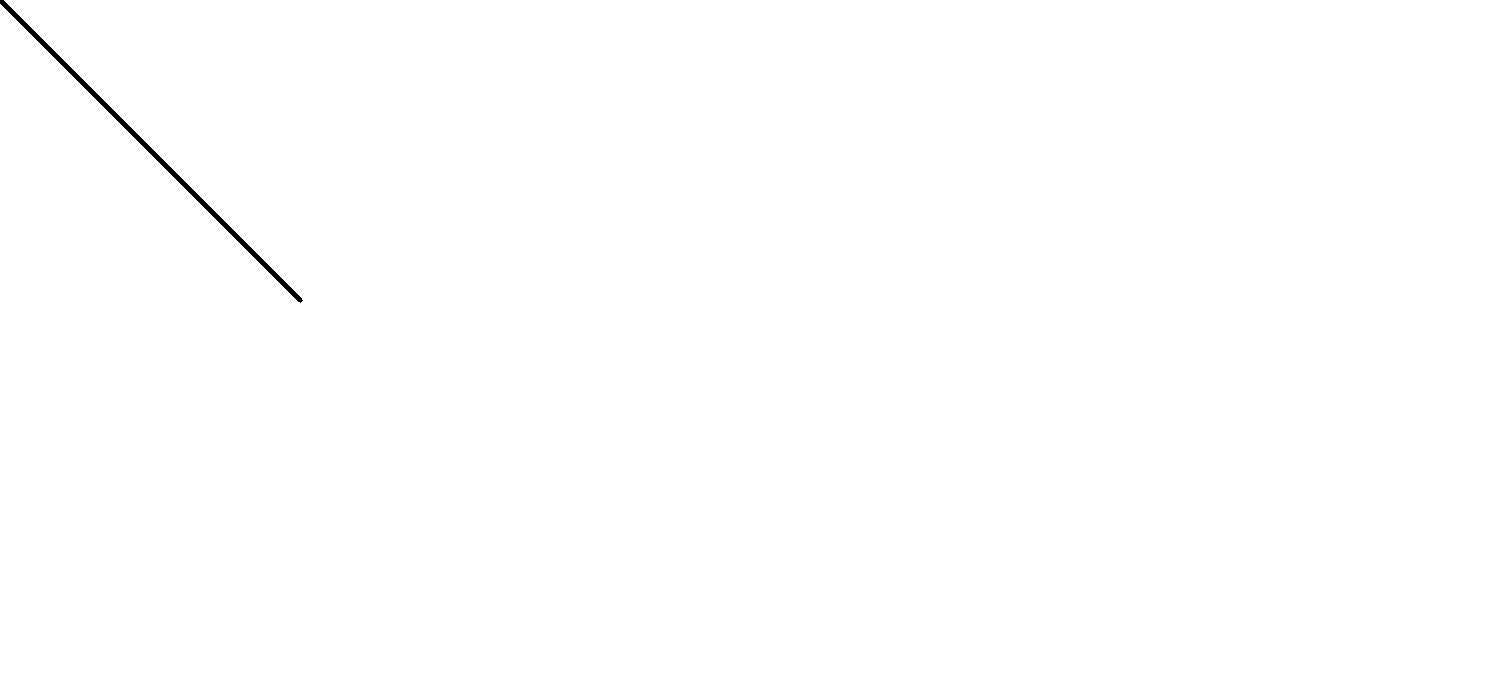

Source code (Python):
import numpy as np
import cv2
from PIL import Image

canvas = np.ones((700, 1500, 3), dtype="uint8") * 255
green = (0, 0, 0)
cv2.line(canvas, (0, 0), (300, 300), green, thickness=3)
im = Image.fromarray(canvas)
im.save("test.jpg")
